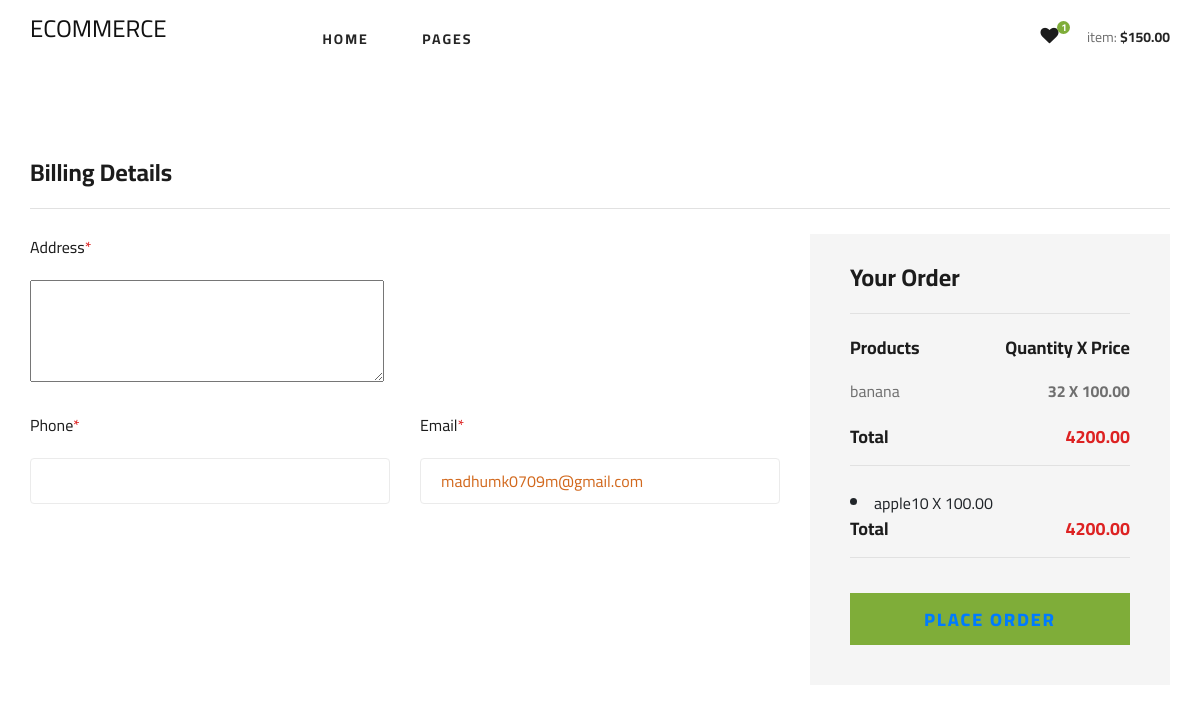
The page /checkout/ (signed in) on the database its author committed.
### userauths/models.py (models this page shows, shortened)
class User(AbstractUser):
    email = models.EmailField(unique =  True)
    username = models.CharField(max_length=225)
    bio = models.CharField(max_length=100,null=True,blank=True)
    profile_pic = models.ImageField(upload_to='account/images/',null=True,blank=True)
    USERNAME_FIELD = "email"
    REQUIRED_FIELDS = ['username']

### main/models.py (models this page shows, shortened)
class CartOrderItems(models.Model):
    user = models.ForeignKey(settings.AUTH_USER_MODEL, on_delete=models.CASCADE)
    product = models.ForeignKey(Product, on_delete=models.CASCADE,null=True,blank=True)
    image= models.ImageField(upload_to="cartorderitems/images/",null=True,blank=True)
    quantity = models.IntegerField(default = 0)
    price = models.DecimalField(max_digits=12, decimal_places=2, default="100")
    total = models.DecimalField(max_digits=12,decimal_places=2,default="100")
    class Meta:
        verbose_name_plural="Cart Order Items"

class Product(models.Model):
    pid = ShortUUIDField(unique=True,length=10,max_length=20,alphabet="abcdefgh12345",prefix="pro")
    vendor = models.ForeignKey(Vendor,on_delete=models.SET_NULL,null=True)
    category = models.ForeignKey(Category,on_delete=models.SET_NULL,null=True)
    title = models.CharField(max_length=100)
    image = models.ImageField(upload_to='product/images/',null=True,blank=True)
    description = models.TextField(null=True,blank=True)
    price = models.DecimalField(max_digits=999999999,decimal_places=2,default="100")
    old_price = models.DecimalField(max_digits=999999999,decimal_places=2,default="100")
    specifications = models.TextField(null=True,blank=True)
    tags = models.ForeignKey(Tags,on_delete=models.SET_NULL,null=True)
    product_status = models.CharField(choices=STATUS,max_length=10,default="in_review")
    in_stock = models.BooleanField(default=True)
    status = models.BooleanField(default=True)
    featured = models.BooleanField(default=True)
    digital = models.BooleanField(default=True)
    quantity = models.IntegerField(default=0)
    sku = ShortUUIDField(unique=True,length=4,max_length=20,alphabet="1234567890",prefix="sku")
    date = models.DateTimeField(auto_now_add=True)
    updated = models.DateTimeField(null=True,blank=True)

### main/views.py (the view)
# urls.py: path('checkout/',views.checkout,name='checkout'),
def checkout(request):
    user = request.user
    cartitems = CartOrderItems.objects.filter(user=user)
    sum = 0
    for item in cartitems:
        item.total = item.price * item.quantity
        sum += item.total
        item.save()
    context={
        'cartitems':cartitems,
        'sum':sum,
    }
    return render(request, 'checkout.html', context)

### main/context_processor.py (called while the page is built)
def default(request):
    categories = Category.objects.all()
    products = Product.objects.all()
    return {
        'categories' : categories,
        'products':products
    }

### main/templatetags/custom_filters.py (called while the page is built)
@register.filter
def multiply(value, arg):
    try:
        return float(value) * float(arg)
    except (ValueError, TypeError):
        return ''

### Templates/checkout.html (shortened to what this page needs)
<!DOCTYPE html>
<html lang="zxx">
{% load static %}
{% load custom_filters %}
<head>
    <link rel="stylesheet" href="{% static 'css/bootstrap.min.css' %}" type="text/css">
    <link rel="stylesheet" href="{% static 'css/font-awesome.min.css' %}" type="text/css">
    <link rel="stylesheet" href="{% static 'css/elegant-icons.css' %}" type="text/css">
    <link rel="stylesheet" href="{% static 'css/nice-select.css' %}" type="text/css">
    <link rel="stylesheet" href="{% static 'css/jquery-ui.min.css' %}" type="text/css">
    <link rel="stylesheet" href="{% static 'css/owl.carousel.min.css' %}" type="text/css">
    <link rel="stylesheet" href="{% static 'css/slicknav.min.css' %}" type="text/css">
    <link rel="stylesheet" href="{% static 'css/style.css' %}" type="text/css">
</head>
<body>
    <header class="header">
        <div class="container">
            <div class="row">
                <div class="col-lg-3">
                    <div class="header__logo">
                        <a href="{% url 'home' %}"><h4>ECOMMERCE</h4></a>
                    </div>
                </div>
                <div class="col-lg-6">
                    <nav class="header__menu">
                        <ul>
                            <li><a href="{% url 'home' %}">Home</a></li>
                            <li><a href="#">Pages</a>
                            </li>
                        </ul>
                    </nav>
                </div>
                <div class="col-lg-3">
                    <div class="header__cart">
                        <ul>
                            <li><a href="#"><i class="fa fa-heart"></i> <span>1</span></a></li>
                        </ul>
                        <div class="header__cart__price">item: <span>$150.00</span></div>
                    </div>
                </div>
            </div>
        </div>
    </header>
    <section class="checkout spad">
        <div class="container">
            <div class="checkout__form">
                <h4>Billing Details</h4>
                <form action="#">
                    <div class="row">
                        <div class="col-lg-8 col-md-6">
                           <div class="checkout__input">
                                <p>Address<span>*</span></p>
                               <textarea name="Address" id="Address" rows="4" cols="45" style="color: chocolate;"></textarea>
                            </div>
                           <div class="row">
                                <div class="col-lg-6">
                                    <div class="checkout__input">
                                        <p>Phone<span>*</span></p>
                                        <input type="text" style="color: chocolate;" >
                                    </div>
                                </div>
                                <div class="col-lg-6">
                                    <div class="checkout__input">
                                        <p>Email<span>*</span></p>
                                        <input type="text" value="{{ user.email }}" style="color: chocolate;">
                                    </div>
                                </div>
                            </div>
                        </div>
                        <div class="col-lg-4 col-md-6">
                            <div class="checkout__order">
                            <form method='POST' action="#">
                                <h4>Your Order</h4>
                                <div class="checkout__order__products">Products <span>Quantity X Price</span></div>
                                <ul>
                                    {% if cartitems %}
                                    {% for item in cartitems %}
                                    <li>{{ item.product.title }}<span>{{item.quantity}} X {{ item.price }}</span></li>
                                </ul>
                                <div class="checkout__order__total">Total <span>{{ sum }}</span></div>
                                {% endfor %}
                                {% endif %}
                                <button type="submit" class="site-btn" ><a href="{% url 'place_order' %}">PLACE ORDER</a></button>
                            </form>
                            </div>
                        </div>
                    </div>
                </form>
            </div>
        </div>
    </section>
</body>
</html>

### static/css/style.css (style rules this page uses)
html, body { height: 100%; font-family: "Cairo", sans-serif; -webkit-font-smoothing: antialiased; font-smoothing: antialiased; }
h1, h2, h3, h4, h5, h6 { margin: 0; color: #111111; font-weight: 400; font-family: "Cairo", sans-serif; }
h4 { font-size: 24px; }
p { font-size: 16px; font-family: "Cairo", sans-serif; color: #6f6f6f; font-weight: 400; line-height: 26px; margin: 0 0 15px 0; }
ul, ol { padding: 0; margin: 0; }
.spad { padding-top: 100px; padding-bottom: 100px; }
.site-btn { font-size: 14px; color: #ffffff; font-weight: 800; text-transform: uppercase; display: inline-block; padding: 13px 30px 12px; background: #7fad39; border: none; }
.header__logo { padding: 15px 0; }
.header__logo a { display: inline-block; }
.header__menu { padding: 24px 0; }
.header__menu ul li { list-style: none; display: inline-block; margin-right: 50px; position: relative; }
.header__menu ul li:last-child { margin-right: 0; }
.header__menu ul li a { font-size: 14px; color: #252525; text-transform: uppercase; font-weight: 700; letter-spacing: 2px; -webkit-transition: all, 0.3s; -moz-transition: all, 0.3s; -ms-transition: all, 0.3s; -o-transition: all, 0.3s; transition: all, 0.3s; padding: 5px 0; display: block; }
.header__cart { text-align: right; padding: 24px 0; }
.header__cart ul { display: inline-block; margin-right: 25px; }
.header__cart ul li { list-style: none; display: inline-block; margin-right: 15px; }
.header__cart ul li:last-child { margin-right: 0; }
.header__cart ul li a { position: relative; }
.header__cart ul li a i { font-size: 18px; color: #1c1c1c; }
.header__cart ul li a span { height: 13px; width: 13px; background: #7fad39; font-size: 10px; color: #ffffff; line-height: 13px; text-align: center; font-weight: 700; display: inline-block; border-radius: 50%; position: absolute; top: 0; right: -12px; }
.header__cart .header__cart__price { font-size: 14px; color: #6f6f6f; display: inline-block; }
.header__cart .header__cart__price span { color: #252525; font-weight: 700; }
.checkout { padding-top: 80px; padding-bottom: 60px; }
.checkout__form h4 { color: #1c1c1c; font-weight: 700; border-bottom: 1px solid #e1e1e1; padding-bottom: 20px; margin-bottom: 25px; }
.checkout__form p { column-rule: #b2b2b2; }
.checkout__input { margin-bottom: 24px; }
.checkout__input p { color: #1c1c1c; margin-bottom: 20px; }
.checkout__input p span { color: #dd2222; }
.checkout__input input { width: 100%; height: 46px; border: 1px solid #ebebeb; padding-left: 20px; font-size: 16px; color: #b2b2b2; border-radius: 4px; }
.checkout__input input::placeholder { color: #b2b2b2; }
.checkout__order { background: #f5f5f5; padding: 40px; padding-top: 30px; }
.checkout__order h4 { color: #1c1c1c; font-weight: 700; border-bottom: 1px solid #e1e1e1; padding-bottom: 20px; margin-bottom: 20px; }
.checkout__order .checkout__order__products { font-size: 18px; color: #1c1c1c; font-weight: 700; margin-bottom: 10px; }
.checkout__order .checkout__order__products span { float: right; }
.checkout__order ul { margin-bottom: 12px; }
.checkout__order ul li { font-size: 16px; color: #6f6f6f; line-height: 40px; list-style: none; }
.checkout__order ul li span { font-weight: 700; float: right; }
.checkout__order .checkout__order__total { font-size: 18px; color: #1c1c1c; font-weight: 700; border-bottom: 1px solid #e1e1e1; padding-bottom: 15px; margin-bottom: 25px; }
.checkout__order .checkout__order__total span { float: right; color: #dd2222; }
.checkout__order button { font-size: 18px; letter-spacing: 2px; width: 100%; margin-top: 10px; }
@media only screen and (min-width: 1200px) { .container { max-width: 1170px; } }

### rows shown on the page
User: email "madhumk0709m@gmail.com"
CartOrderItems: product "banana", quantity "32", price "100.00", sum "4200.00"
CartOrderItems: product "apple", quantity "10", price "100.00", sum "4200.00"
